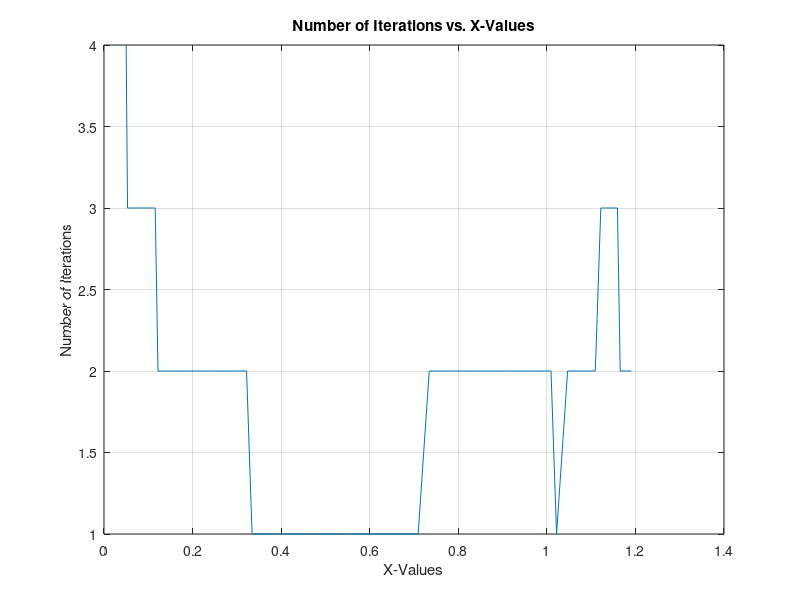
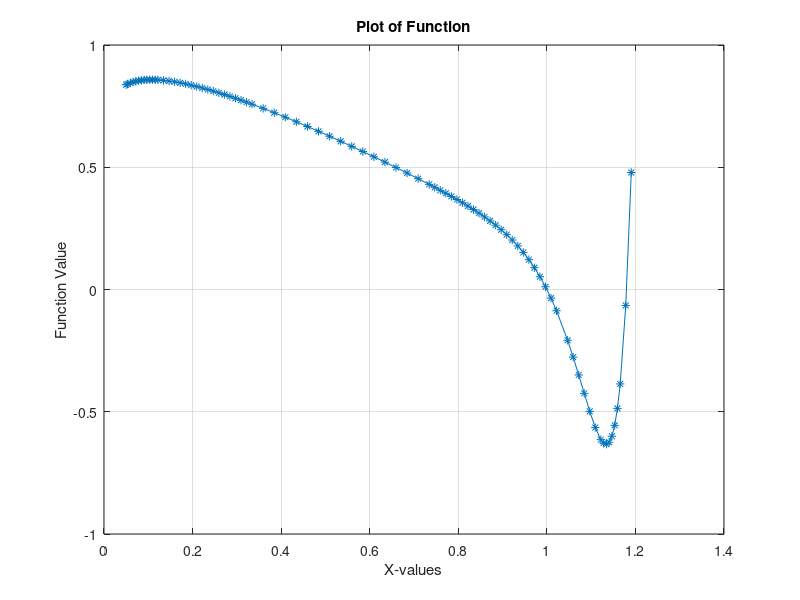

The MATLAB source for these figures, in order: (Note: this script raises an error after producing the figures.)
close all
clear 
clc

%Step 1: Define Anonymous Function

fx = @(x) (x^0.1) * (1.18-x) * (1-(exp(20*(x-1))));

%Step 2: Define Uppper and Lower x bounds

x0 = 0.05;
xf = 1.2;

%Step 3: Define intial h1 and h2 values

h1 = 0.05;
h2 = 0.025;
h = [h1;h2]; %Creates step size vector

%Step 4: Define Error Criterion

Es = 0.1; %Units in percent

%Step 5: Calculate O(h^2) using centered finite difference
k = 1;
j = 0;
Ea = 100;
f = 0; %Sets counter for plot for part B
x= x0;
p = 0;
while x < xf
h = [h1;h2]; %Creates step size vector
p = p+1;
i = 0; %iteration number
Ea = 100;
D(1,1) = (fx(x+h(1,1)) - fx(x-h(1,1)))/(2*h(1,1));
while Ea > 0.1 
    i= i+1;
    D(i+1,1) = (fx(x+h(i+1,1)) - fx(x-h(i+1,1)))/(2*h(i+1,1)); %CFD
 
        for k = 2:i+1
            j = 2 + i - k;
            
            D(j,k) = (((4^(k-1)) * (D(j+1,k-1))) - (D(j,k-1))) / (4^(k-1) - 1); %Richardson's Extrapolation
        end
        Ea(j,1) = abs((D(j,k) - D(j+1,k-1))/ (D(j,k)))*100; %Calculates Percent Error
        if Ea > Es
            g = size(h,1);
            h(g+1,1) = h(g,1)/2;
        end
end
f = f+1;
iter(p) = i; 
derv(p) = x; %Counts the x-values (Points where derivative is calculated at) 
xii(f) = h(k,1) + derv(p); %Calculates x-value one step size greater than x-value used to calculate derivative
xi(f) = derv(p) - h(k,1); %Calculates x-value one step size smaller than x-value used to calculate derivative
di(f) = D(1,k);
g = size(h,1);
x = x+h(g,1);
end

%Plots for part A
figure (1)
plot(derv,iter);
title 'Number of Iterations vs. X-Values'
xlabel 'X-Values'
ylabel 'Number of Iterations'
grid on

%Plots for part B
[n,m] = size(derv);
for i = 1:m
    func(1,i) = fx(derv(1,i));
    func1(1,i) = fx(xi(1,i)); %Evaluates function at xi-1
    func2(1,i) = fx(xii(1,i)); %Evalutes function at xi+1
end 
figure (2)
plot(derv,func,'-*','MarkerFaceColor','blue');
title 'Plot of Function'
xlabel 'X-values'
ylabel 'Function Value'
grid on

hold on
scatter(derv,func1,'.','red');

hold on
scatter(derv,func2,'.','red');
legend('Points Used to Calculate','Points Used to Evaluate');

%Plot for part D
figure (3)
plot(derv,di);
title 'Derivative vs. X-Values'
xlabel 'X-Values'
ylabel 'Derivative of Function'
grid on
